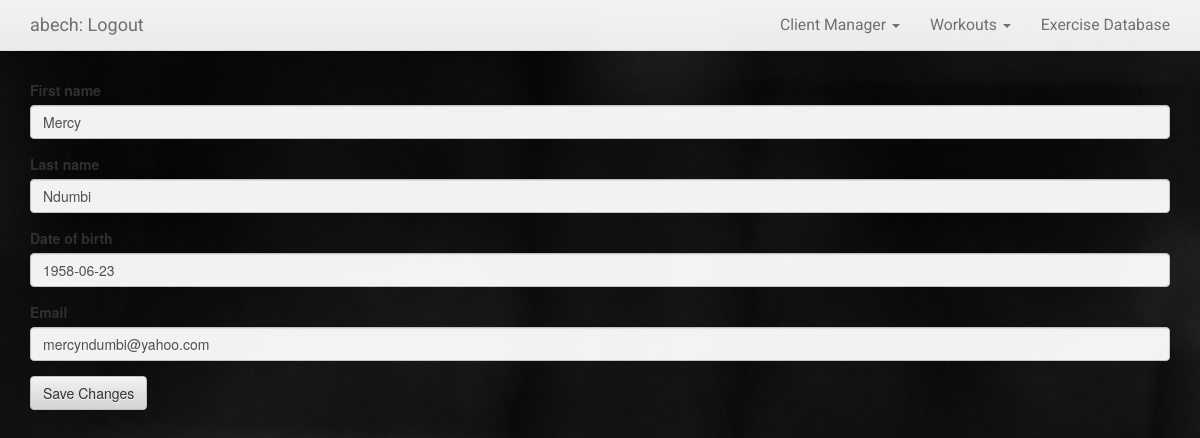
Page /clientmanager/12/edit/ (signed in) on the committed database.
### clientmanager/models.py (models this page shows, shortened)
class Client(models.Model):
    trainer = models.ForeignKey(User, related_name='clients', on_delete=models.CASCADE, null=True)
    first_name = models.CharField(max_length=30)
    last_name = models.CharField(max_length=30)
    email = models.EmailField()
    date_of_birth = models.DateField(null=True)
    class Meta:
        ordering = ['last_name']

### clientmanager/views.py (the view)
# urls.py: path('<int:pk>/edit/', views.ClientUpdateView.as_view(),name='edit_client'),
class ClientUpdateView(LoginRequiredMixin,UpdateView):
    model = models.Client
    form_class = forms.ClientForm
    template_name = 'clientmanager/client_form_edit.html'

### clientmanager/forms.py
class ClientForm(forms.ModelForm):
    class Meta():
        model = models.Client
        fields = ['first_name', 'last_name', 'date_of_birth', 'email',]

### templates/clientmanager/client_form_edit.html (shortened to what this page needs)
{% extends "trackit/base.html" %}
{% load bootstrap3 %}
{% block body_block %}
<form method="post">
    {% bootstrap_form form %}
    <input class='btn btn-default' type="submit" value="Save Changes">
  </form>
{% endblock %}

### templates/trackit/base.html (shortened to what this page needs)
<!DOCTYPE html>
{% load static %}
<html lang="en" dir="ltr">
<head>
  <link rel="stylesheet" href="https://maxcdn.bootstrapcdn.com/bootstrap/3.3.7/css/bootstrap.min.css">
  <link rel="stylesheet" href="https://maxcdn.bootstrapcdn.com/bootstrap/3.3.7/css/bootstrap-theme.min.css">
  <link href="{% static 'css/trackit.css' %}" rel="stylesheet">
</head>
<body>
  {% if user.is_authenticated %}
  <nav class="navbar navbar-default navbar-edb navbar-fixed-top">
    <div class="container">
      <div class="navbar-header">
        <a class='navbar-brand' href="{% url 'accounts:logout' %}">{{ user.username }}: Logout</a>
      </div>
      <div class="collapse navbar-collapse" id="bs-example-navbar-collapse-1">
        <ul class="nav navbar-nav navbar-right">
          <li class="dropdown">
            <a href="#" class="dropdown-toggle" data-toggle="dropdown" role="button" aria-haspopup="true" aria-expanded="false">Client Manager <span class="caret"></span></a>
          </li>
          <li class="dropdown">
            <a href="#" class="dropdown-toggle" data-toggle="dropdown" role="button" aria-haspopup="true" aria-expanded="false">Workouts <span class="caret"></span></a>
          </li>
          <li><a class='navbar-link' href="{% url 'exercise_database:exercise_list' %}">Exercise Database</a></li>
        </ul>
      </div>
    </div>
  </nav>
  {% endif %}
  <div class="container">
    {% block body_block %}
    {% endblock %}
  </div>
</body>
</html>

### static/css/trackit.css (style rules this page uses)
a { color: black; }
body { background-image: url(/static/images/default_background.jpg); background-position: center height: 100%; opacity: .95; background-attachment: fixed; padding-top: 80px; }
nav { font-size: 1.125em; color: black; font-family: 'Roboto', sans-serif; }
.navbar-default { background-color: grey; }

### rows in the picture
Client: first_name "Mercy", last_name "Ndumbi", date_of_birth "1958-06-23", email "mercyndumbi@yahoo.com"

### other values in the picture
{{ user.username }} "abech"
